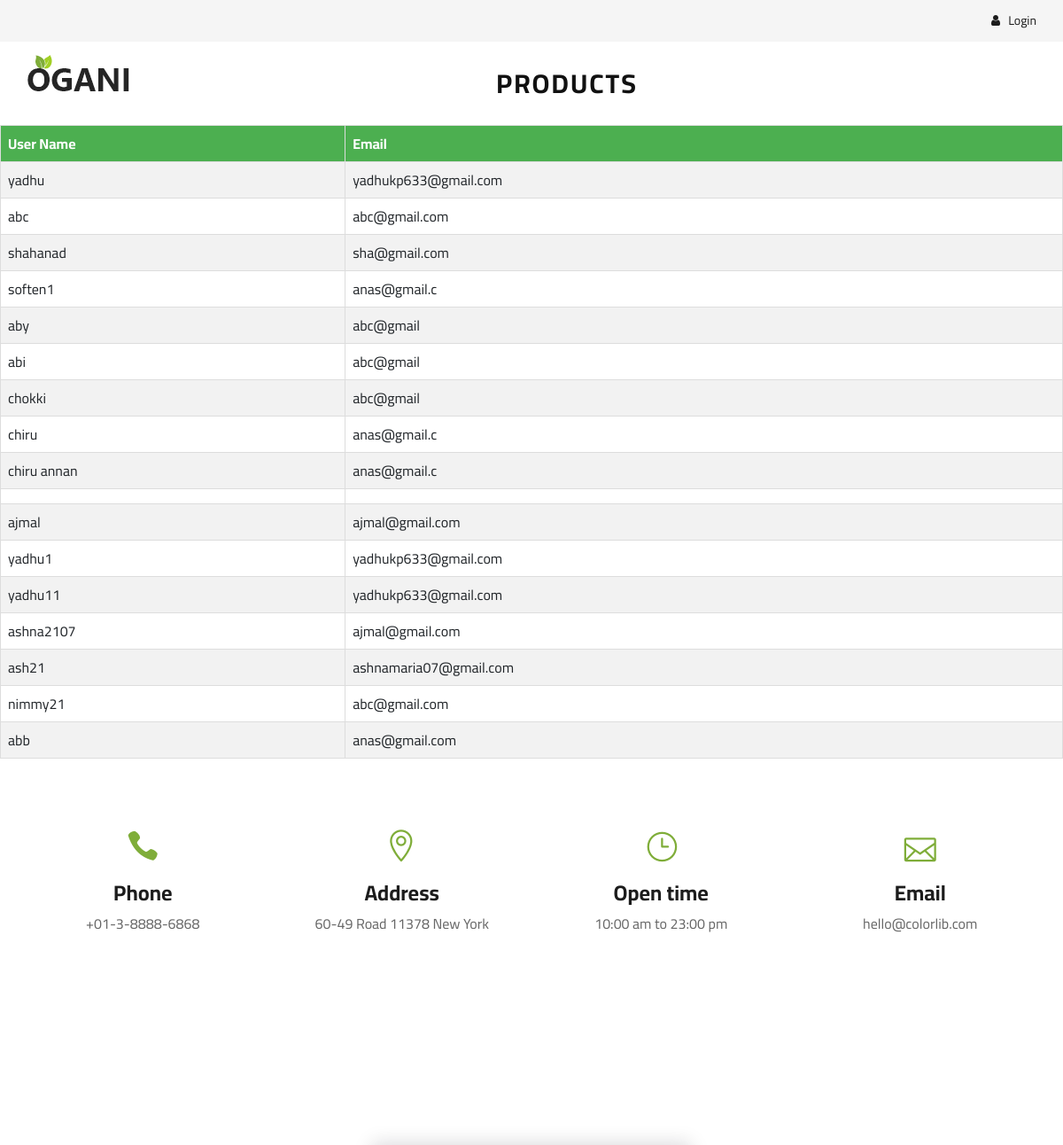
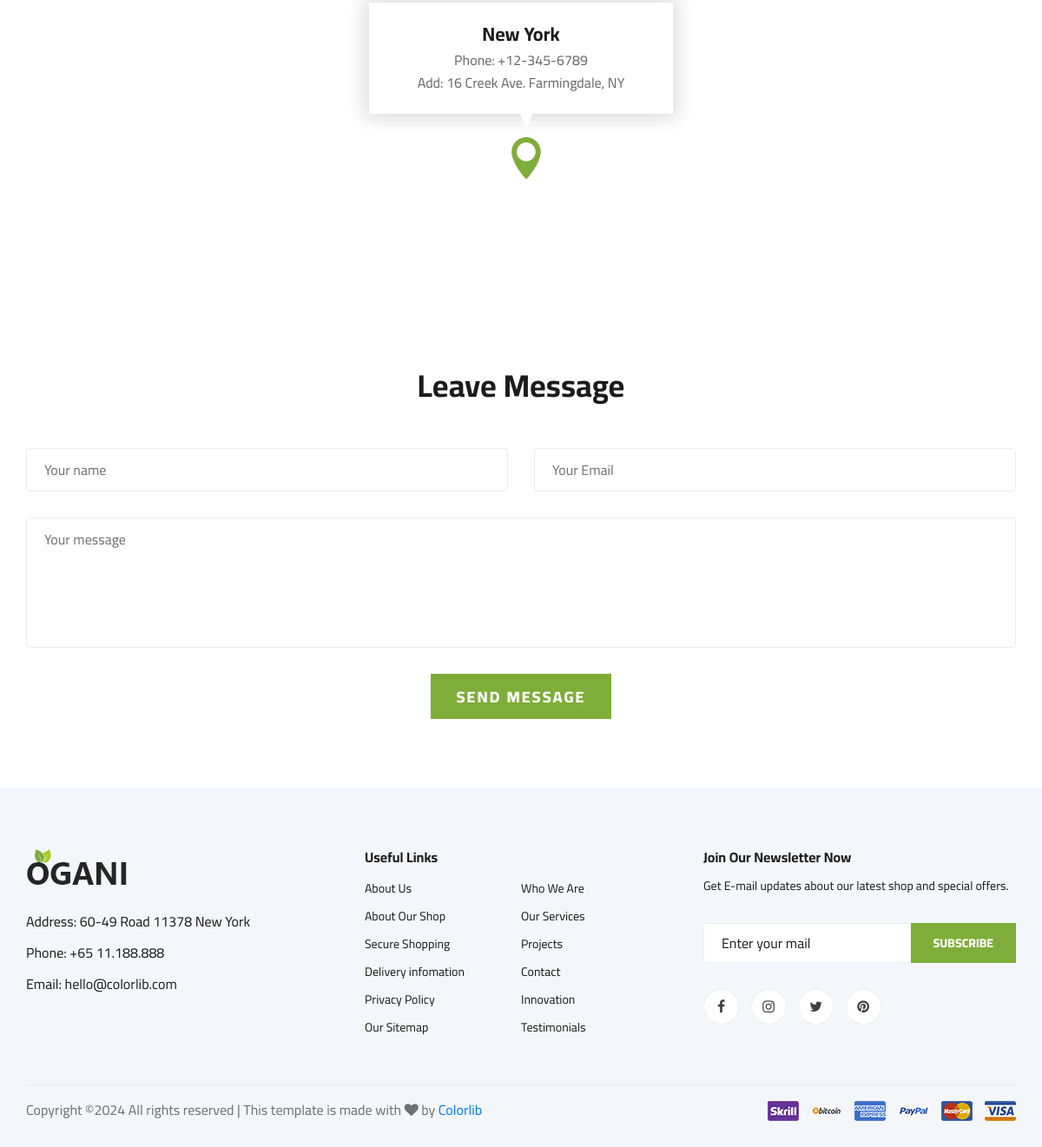
Page /viewuser on the committed database (2 pictures, top to bottom).
### app/models.py (models this page shows, shortened)
class reguser(models.Model):
    yourname=models.CharField(max_length=20)
    username=models.CharField(max_length=20,unique=True)
    email=models.EmailField(max_length=30)
    password=models.CharField(max_length=20)
    repassword=models.CharField(max_length=20)

### app/views.py (the view)
# urls.py: path('viewuser', views.viewuser),
def viewuser(re):
    data=reguser.objects.all()
    return render(re,'viewuser.html',{'data':data})

### template/viewuser.html (shortened to what this page needs)
<!DOCTYPE html>
<html lang="zxx" xmlns="http://www.w3.org/1999/html">
<head>
    {% load static %}
    <link rel="stylesheet" href="{% static 'assets/css/bootstrap.min.css' %}" type="text/css">
    <link rel="stylesheet" href="{% static 'assets/css/font-awesome.min.css' %}" type="text/css">
    <link rel="stylesheet" href="{% static 'assets/css/elegant-icons.css' %}" type="text/css">
    <link rel="stylesheet" href="{% static 'assets/css/nice-select.css' %}" type="text/css">
    <link rel="stylesheet" href="{% static 'assets/css/jquery-ui.min.css' %}" type="text/css">
    <link rel="stylesheet" href="{% static 'assets/css/owl.carousel.min.css' %}" type="text/css">
    <link rel="stylesheet" href="{% static 'assets/css/slicknav.min.css' %}" type="text/css">
    <link rel="stylesheet" href="{% static 'assets/css/style.css' %}" type="text/css">
</head>
<body>
    <header class="header">
        <div class="header__top">
            <div class="container">
                <div class="row">
                    <div class="col-lg-6">
                    </div>
                    <div class="col-lg-6">
                        <div class="header__top__right">
                            <div class="header__top__right__auth">
                                <a href="#"><i class="fa fa-user"></i> Login</a>
                            </div>
                        </div>
                    </div>
                </div>
            </div>
        </div>
        <div class="container">
            <div class="row">
                <div class="col-lg-3">
                    <div class="header__logo">
                        <a href="./index.html"><img src="{% static 'assets/img/logo.png' %}" alt=""></a>
                    </div>
                </div>
                <div class="col-lg-6" align="center">
                    <nav class="header__menu">
                        <ul>
                <li  style="margin-left:80px"><a href="#"><h3><b>Products</b></h3></a>
                    </nav>
                </div>
                <div class="col-lg-3">
                </div>
            </div>
        </div>
    </header>
<table border="2" width="50%">
  <tr>
  <th>User Name</th>
   <th>Email</th>
  </tr>
{% for i in data %}
  <tr>
      <td>{{i.username}}</td>
      <td>{{i.email}}</td>
  </tr>
{% endfor %}
</table>
    <section class="contact spad">
        <div class="container">
            <div class="row">
                <div class="col-lg-3 col-md-3 col-sm-6 text-center">
                    <div class="contact__widget">
                        <span class="icon_phone"></span>
                        <h4>Phone</h4>
                        <p>+01-3-8888-6868</p>
                    </div>
                </div>
                <div class="col-lg-3 col-md-3 col-sm-6 text-center">
                    <div class="contact__widget">
                        <span class="icon_pin_alt"></span>
                        <h4>Address</h4>
                        <p>60-49 Road 11378 New York</p>
                    </div>
                </div>
                <div class="col-lg-3 col-md-3 col-sm-6 text-center">
                    <div class="contact__widget">
                        <span class="icon_clock_alt"></span>
                        <h4>Open time</h4>
                        <p>10:00 am to 23:00 pm</p>
                    </div>
                </div>
                <div class="col-lg-3 col-md-3 col-sm-6 text-center">
                    <div class="contact__widget">
                        <span class="icon_mail_alt"></span>
                        <h4>Email</h4>
                        <p>hello@colorlib.com</p>
                    </div>
                </div>
            </div>
        </div>
    </section>
    <div class="map">
        <div class="map-inside">
            <i class="icon_pin"></i>
            <div class="inside-widget">
                <h4>New York</h4>
                <ul>
                    <li>Phone: +12-345-6789</li>
                    <li>Add: 16 Creek Ave. Farmingdale, NY</li>
                </ul>
            </div>
        </div>
    </div>
    <div class="contact-form spad">
        <div class="container">
            <div class="row">
                <div class="col-lg-12">
                    <div class="contact__form__title">
                        <h2>Leave Message</h2>
                    </div>
                </div>
            </div>
            <form action="#">
                <div class="row">
                    <div class="col-lg-6 col-md-6">
                        <input type="text" placeholder="Your name">
                    </div>
                    <div class="col-lg-6 col-md-6">
                        <input type="text" placeholder="Your Email">
                    </div>
                    <div class="col-lg-12 text-center">
                        <textarea placeholder="Your message"></textarea>
                        <button type="submit" class="site-btn">SEND MESSAGE</button>
                    </div>
                </div>
            </form>
        </div>
    </div>
    <footer class="footer spad">
        <div class="container">
            <div class="row">
                <div class="col-lg-3 col-md-6 col-sm-6">
                    <div class="footer__about">
                        <div class="footer__about__logo">
                            <a href="./index.html"> <img src="{% static 'assets/img/logo.png' %}" alt=""></a>
                        </div>
                        <ul>
                            <li>Address: 60-49 Road 11378 New York</li>
                            <li>Phone: +65 11.188.888</li>
                            <li>Email: hello@colorlib.com</li>
                        </ul>
                    </div>
                </div>
                <div class="col-lg-4 col-md-6 col-sm-6 offset-lg-1">
                    <div class="footer__widget">
                        <h6>Useful Links</h6>
                        <ul>
                            <li><a href="#">About Us</a></li>
                            <li><a href="#">About Our Shop</a></li>
                            <li><a href="#">Secure Shopping</a></li>
                            <li><a href="#">Delivery infomation</a></li>
                            <li><a href="#">Privacy Policy</a></li>
                            <li><a href="#">Our Sitemap</a></li>
                        </ul>
                        <ul>
                            <li><a href="#">Who We Are</a></li>
                            <li><a href="#">Our Services</a></li>
                            <li><a href="#">Projects</a></li>
                            <li><a href="#">Contact</a></li>
                            <li><a href="#">Innovation</a></li>
                            <li><a href="#">Testimonials</a></li>
                        </ul>
                    </div>
                </div>
                <div class="col-lg-4 col-md-12">
                    <div class="footer__widget">
                        <h6>Join Our Newsletter Now</h6>
                        <p>Get E-mail updates about our latest shop and special offers.</p>
                        <form action="#">
                            <input type="text" placeholder="Enter your mail">
                            <button type="submit" class="site-btn">Subscribe</button>
                        </form>
                        <div class="footer__widget__social">
                            <a href="#"><i class="fa fa-facebook"></i></a>
                            <a href="#"><i class="fa fa-instagram"></i></a>
                            <a href="#"><i class="fa fa-twitter"></i></a>
                            <a href="#"><i class="fa fa-pinterest"></i></a>
                        </div>
                    </div>
                </div>
            </div>
            <div class="row">
                <div class="col-lg-12">
                    <div class="footer__copyright">
                        <div class="footer__copyright__text"><p>
  Copyright &copy;<script>document.write(new Date().getFullYear());</script> All rights reserved | This template is made with <i class="fa fa-heart" aria-hidden="true"></i> by <a href="https://colorlib.com" target="_blank">Colorlib</a>
  </p></div>
                        <div class="footer__copyright__payment"><img src="{% static 'assets/img/payment-item.png' %}" alt=""></div>
                    </div>
                </div>
            </div>
        </div>
    </footer>
</body>
</html>

### template/viewuser.html (style rules this page uses)
table { border-collapse: collapse; width: 100%; }
table, th, td { border: 1px solid #ddd; }
th, td { padding: 8px; text-align: left; }
tr:nth-child(even) { background-color: #f2f2f2; }
th { background-color: #4CAF50; color: white; }

### rows in the picture
reguser: username "yadhu", email "yadhukp633@gmail.com"
reguser: username "abc", email "abc@gmail.com"
reguser: username "shahanad", email "sha@gmail.com"
reguser: username "soften1", email "anas@gmail.c"
reguser: username "aby", email "abc@gmail"
reguser: username "abi", email "abc@gmail"
reguser: username "chokki", email "abc@gmail"
reguser: username "chiru", email "anas@gmail.c"
reguser: username "chiru annan", email "anas@gmail.c"
reguser: username "ajmal", email "ajmal@gmail.com"
reguser: username "yadhu1", email "yadhukp633@gmail.com"
reguser: username "yadhu11", email "yadhukp633@gmail.com"
reguser: username "ashna2107", email "ajmal@gmail.com"
reguser: username "ash21", email "ashnamaria07@gmail.com"
reguser: username "nimmy21", email "abc@gmail.com"
reguser: username "abb", email "anas@gmail.com"
